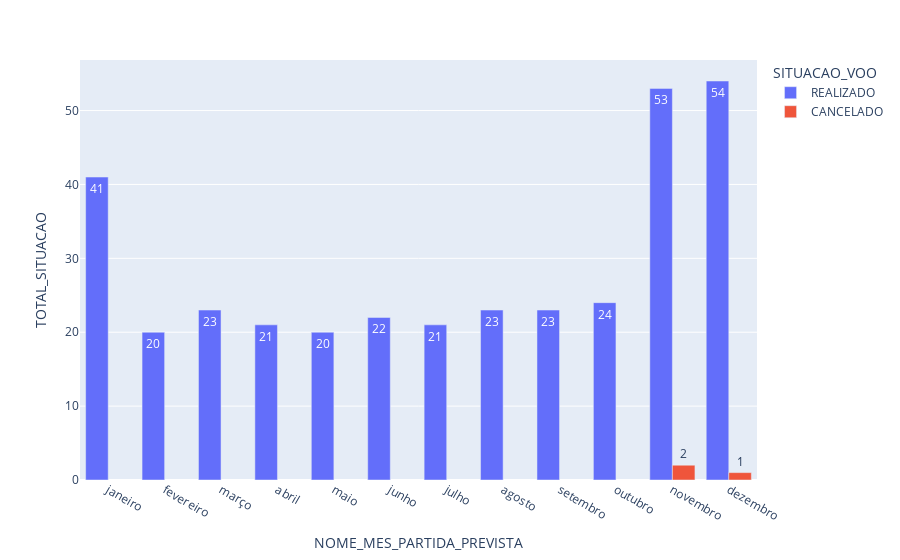

Notebook code cell kept with this figure:
### Code cell
fig = px.bar(
    dataframe,
    x='NOME_MES_PARTIDA_PREVISTA',
    y='TOTAL_SITUACAO',
    color='SITUACAO_VOO',
    barmode='group',
    text_auto='0'
)

fig.show()

### Figure 1 — Plotly figure (JSON) as saved in the notebook; plotly's stock layout.template omitted (floating-point values rounded to 4 significant figures)
{"data": [{"alignmentgroup": "True", "hovertemplate": "SITUACAO_VOO=REALIZADO<br>NOME_MES_PARTIDA_PREVISTA=%{x}<br>TOTAL_SITUACAO=%{y}<extra></extra>", "legendgroup": "REALIZADO", "marker": {"color": "#636efa", "pattern": {"shape": ""}}, "name": "REALIZADO", "offsetgroup": "REALIZADO", "orientation": "v", "showlegend": true, "textposition": "auto", "texttemplate": "%{y:0}", "type": "bar", "x": ["janeiro", "fevereiro", "março", "abril", "maio", "junho", "julho", "agosto", "setembro", "outubro", "novembro", "dezembro"], "xaxis": "x", "y": [41, 20, 23, 21, 20, 22, 21, 23, 23, 24, 53, 54], "yaxis": "y"}, {"alignmentgroup": "True", "hovertemplate": "SITUACAO_VOO=CANCELADO<br>NOME_MES_PARTIDA_PREVISTA=%{x}<br>TOTAL_SITUACAO=%{y}<extra></extra>", "legendgroup": "CANCELADO", "marker": {"color": "#EF553B", "pattern": {"shape": ""}}, "name": "CANCELADO", "offsetgroup": "CANCELADO", "orientation": "v", "showlegend": true, "textposition": "auto", "texttemplate": "%{y:0}", "type": "bar", "x": ["novembro", "dezembro"], "xaxis": "x", "y": [2, 1], "yaxis": "y"}], "layout": {"barmode": "group", "legend": {"title": {"text": "SITUACAO_VOO"}, "tracegroupgap": 0}, "margin": {"t": 60}, "xaxis": {"anchor": "y", "domain": [0, 1], "title": {"text": "NOME_MES_PARTIDA_PREVISTA"}}, "yaxis": {"anchor": "x", "domain": [0, 1], "title": {"text": "TOTAL_SITUACAO"}}}}
